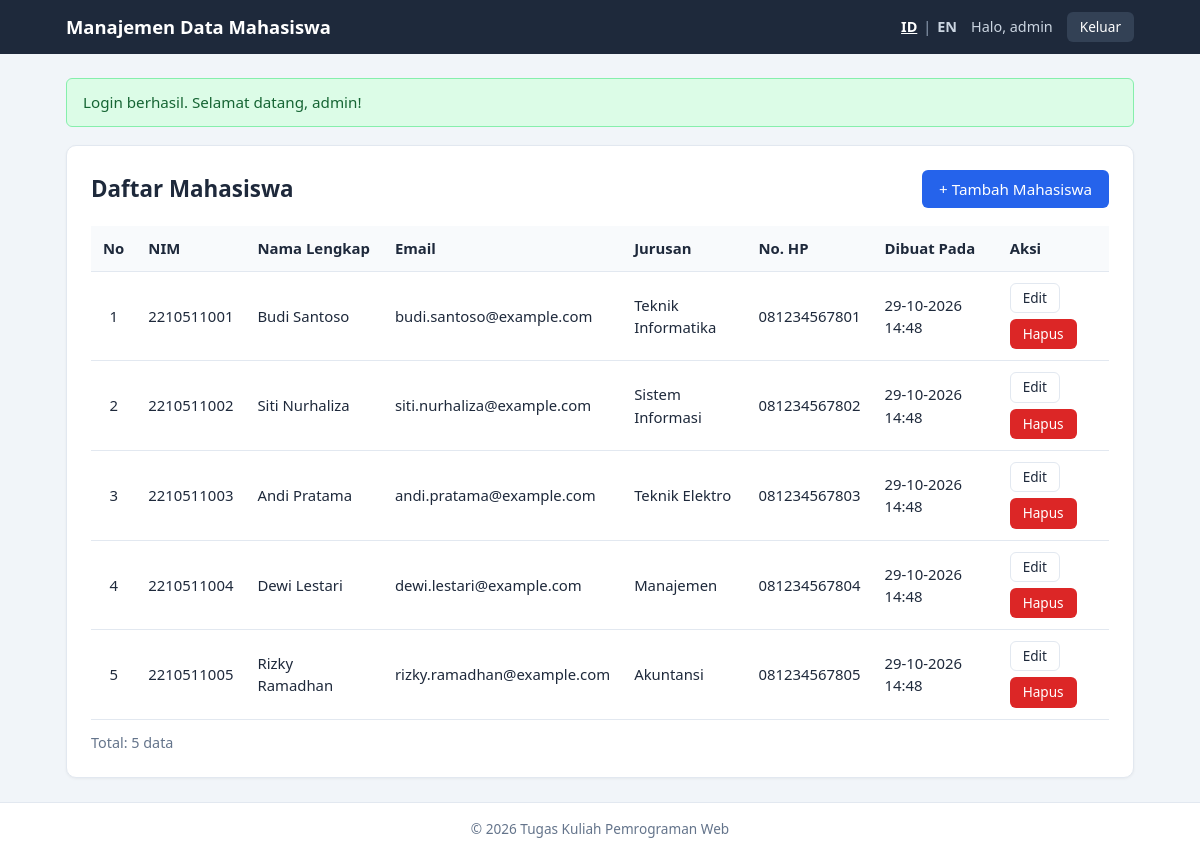
/index.php (signed in), run on the app's committed database.
### tables this page shows
CREATE TABLE mahasiswa (
    id         INT UNSIGNED NOT NULL AUTO_INCREMENT,
    nim        VARCHAR(20)  NOT NULL,
    nama       VARCHAR(100) NOT NULL,
    email      VARCHAR(100) NOT NULL,
    jurusan    VARCHAR(100) NOT NULL,
    no_hp      VARCHAR(15)  NOT NULL,
    created_at TIMESTAMP    NOT NULL DEFAULT CURRENT_TIMESTAMP,
    PRIMARY KEY (id),
    UNIQUE KEY uq_mahasiswa_nim (nim)
);

### includes/lang.php (called while the page is built, shortened)
<?php
function current_lang(): string
{
    $lang = $_SESSION['lang'] ?? DEFAULT_LANG;
    return in_array($lang, SUPPORTED_LANGS, true) ? $lang : DEFAULT_LANG;
}
function load_translations(): array
{
    static $translations = null;
    if ($translations === null) {
        $file = __DIR__ . '/../lang/' . current_lang() . '.php';
        $translations = require $file;
    }
    return $translations;
}
function t(string $key, ...$args): string
{
    $translations = load_translations();
    $text = $translations[$key] ?? $key;
    return $args ? vsprintf($text, $args) : $text;
}

### includes/functions.php (called while the page is built, shortened)
<?php
function e($value): string
{
    return htmlspecialchars((string) $value, ENT_QUOTES, 'UTF-8');
}
function get_flash(): ?array
{
    $flash = $_SESSION['flash'];
    return $flash;
}

### includes/auth.php (called while the page is built, shortened)
<?php
require_once __DIR__ . '/lang.php';
require_once __DIR__ . '/functions.php';
function is_logged_in(): bool
{
    return isset($_SESSION['user_id']);
}

### config/database.php (called while the page is built, shortened)
<?php
function get_pdo(): PDO
{
    static $pdo = null;
    $dsn = 'mysql:host=' . DB_HOST . ';dbname=' . DB_NAME . ';charset=' . DB_CHARSET;
    $options = [
        PDO::ATTR_ERRMODE            => PDO::ERRMODE_EXCEPTION,
        PDO::ATTR_DEFAULT_FETCH_MODE => PDO::FETCH_ASSOC,
        PDO::ATTR_EMULATE_PREPARES   => false,
    ];
    try {
        $pdo = new PDO($dsn, DB_USER, DB_PASS, $options);
    } catch (PDOException $ex) {
        error_log('Koneksi database gagal: ' . $ex->getMessage());
        http_response_code(500);
        die('Koneksi database gagal / Database connection failed. '
            . 'Periksa config/database.php dan pastikan MySQL sudah berjalan.');
    }
    return $pdo;
}

### index.php (the view, shortened to what this page needs)
<?php
require_once __DIR__ . '/config/database.php';
require_once __DIR__ . '/includes/auth.php';
$students = [];
try {
    $stmt = get_pdo()->prepare(
        'SELECT id, nim, nama, email, jurusan, no_hp, created_at
         FROM mahasiswa
         ORDER BY id ASC'
    );
    $stmt->execute();
    $students = $stmt->fetchAll();
} catch (PDOException $ex) {
    error_log('Gagal membaca data: ' . $ex->getMessage());
    set_flash('error', t('msg_db_error'));
}
require __DIR__ . '/includes/header.php';
?>
<div class="card">
    <div class="card-header">
        <h1><?= e(t('student_list')) ?></h1>
        <a href="create.php" class="btn btn-primary">+ <?= e(t('add_student')) ?></a>
    </div>
    <div class="table-responsive">
        <table>
            <thead>
                <tr>
                    <th class="text-center"><?= e(t('no')) ?></th>
                    <th><?= e(t('nim')) ?></th>
                    <th><?= e(t('name')) ?></th>
                    <th><?= e(t('email')) ?></th>
                    <th><?= e(t('major')) ?></th>
                    <th><?= e(t('phone')) ?></th>
                    <th><?= e(t('created_at')) ?></th>
                    <th><?= e(t('action')) ?></th>
                </tr>
            </thead>
            <tbody>
            <?php if (count($students) === 0): ?>
                <tr>
                    <td colspan="8" class="empty-row"><?= e(t('no_data')) ?></td>
                </tr>
            <?php else: ?>
                <?php $nomor = 1; ?>
                <?php foreach ($students as $row): ?>
                    <tr>
                        <td class="text-center"><?= $nomor++ ?></td>
                        <td><?= e($row['nim']) ?></td>
                        <td><?= e($row['nama']) ?></td>
                        <td><?= e($row['email']) ?></td>
                        <td><?= e($row['jurusan']) ?></td>
                        <td><?= e($row['no_hp']) ?></td>
                        <td><?= e(date('d-m-Y H:i', strtotime($row['created_at']))) ?></td>
                        <td>
                            <div class="actions">
                                <a href="edit.php?id=<?= (int) $row['id'] ?>" class="btn btn-outline btn-small">
                                    <?= e(t('edit')) ?>
                                </a>
                                <form action="delete.php" method="post" class="inline-form"
                                      data-confirm="<?= e(t('confirm_delete', $row['nama'])) ?>">
                                    <button type="submit" class="btn btn-danger btn-small">
                                        <?= e(t('delete')) ?>
                                    </button>
                                </form>
                            </div>
                        </td>
                    </tr>
                <?php endforeach; ?>
            <?php endif; ?>
            </tbody>
        </table>
    </div>
    <p class="total-info"><?= e(t('total_data', count($students))) ?></p>
</div>
<?php require __DIR__ . '/includes/footer.php'; ?>

### includes/header.php (shortened to what this page needs)
<?php
require_once __DIR__ . '/auth.php';
$body_class = $body_class ?? '';
$flash      = get_flash();
?>
<!DOCTYPE html>
<html lang="<?= e(current_lang()) ?>">
<head>
    <link rel="stylesheet" href="assets/style.css">
</head>
<body class="<?= e($body_class) ?>">
<header class="topbar">
    <div class="container topbar-inner">
        <a class="brand" href="index.php"><?= e(t('app_title')) ?></a>
        <nav class="topbar-nav">
            <div class="lang-switch" aria-label="<?= e(t('language_label')) ?>">
                <a href="set_lang.php?lang=id" class="<?= current_lang() === 'id' ? 'active' : '' ?>">ID</a>
                <span>|</span>
                <a href="set_lang.php?lang=en" class="<?= current_lang() === 'en' ? 'active' : '' ?>">EN</a>
            </div>
            <?php if (is_logged_in()): ?>
                <span class="user-info"><?= e(t('hello', $_SESSION['username'] ?? '')) ?></span>
                <form action="logout.php" method="post" class="inline-form">
                    <button type="submit" class="btn btn-small btn-light"><?= e(t('logout')) ?></button>
                </form>
            <?php endif; ?>
        </nav>
    </div>
</header>
<main class="container main-content">
    <?php if ($flash): ?>
        <div class="alert <?= $flash['type'] === 'success' ? 'alert-success' : 'alert-error' ?>" role="alert">
            <?= e($flash['message']) ?>
        </div>
    <?php endif; ?>

### includes/footer.php (shortened to what this page needs)
</main>
<footer class="footer">
    <div class="container">
        <?= e(t('footer_text', date('Y'))) ?>
    </div>
</footer>
</body>
</html>

### assets/style.css (style rules this page uses)
:root { --primary: #2563eb; --primary-dark: #1d4ed8; --danger: #dc2626; --danger-dark: #b91c1c; --dark: #1e293b; --muted: #64748b; --border: #e2e8f0; --bg: #f1f5f9; --white: #ffffff; }
* { box-sizing: border-box; }
body { margin: 0; font-family: "Segoe UI", Roboto, Arial, sans-serif; background: var(--bg); color: var(--dark); line-height: 1.5; min-height: 100vh; display: flex; flex-direction: column; }
a { color: var(--primary); text-decoration: none; }
.container { width: 100%; max-width: 1100px; margin: 0 auto; padding: 0 16px; }
.main-content { flex: 1; padding-top: 24px; padding-bottom: 24px; }
.topbar { background: var(--dark); color: var(--white); }
.topbar-inner { display: flex; align-items: center; justify-content: space-between; flex-wrap: wrap; gap: 10px; padding-top: 12px; padding-bottom: 12px; }
.brand { color: var(--white); font-size: 1.15rem; font-weight: 600; }
.topbar-nav { display: flex; align-items: center; flex-wrap: wrap; gap: 14px; }
.lang-switch { display: flex; gap: 6px; font-size: 0.9rem; color: #94a3b8; }
.lang-switch a { color: #cbd5e1; font-weight: 600; }
.lang-switch a.active { color: var(--white); text-decoration: underline; }
.user-info { font-size: 0.9rem; color: #cbd5e1; }
.inline-form { display: inline; margin: 0; }
.btn { display: inline-block; padding: 9px 16px; border: 1px solid transparent; border-radius: 6px; font-size: 0.95rem; font-weight: 500; cursor: pointer; text-align: center; line-height: 1.2; font-family: inherit; }
.btn-primary { background: var(--primary); color: var(--white); }
.btn-danger { background: var(--danger); color: var(--white); }
.btn-outline { background: var(--white); color: var(--dark); border-color: var(--border); }
.btn-light { background: #334155; color: var(--white); }
.btn-small { padding: 6px 12px; font-size: 0.85rem; }
.card { background: var(--white); border: 1px solid var(--border); border-radius: 10px; padding: 24px; box-shadow: 0 1px 3px rgba(0, 0, 0, 0.05); }
.card-header { display: flex; align-items: center; justify-content: space-between; flex-wrap: wrap; gap: 10px; margin-bottom: 18px; }
.card-header h1 { margin: 0; font-size: 1.4rem; }
.total-info { color: var(--muted); font-size: 0.9rem; margin: 12px 0 0; }
.alert { padding: 12px 16px; border-radius: 6px; margin-bottom: 18px; border: 1px solid transparent; font-size: 0.95rem; }
.alert-success { background: #dcfce7; color: #166534; border-color: #86efac; }
.table-responsive { width: 100%; overflow-x: auto; }
table { width: 100%; border-collapse: collapse; min-width: 760px; }
th, td { padding: 11px 12px; text-align: left; border-bottom: 1px solid var(--border); font-size: 0.93rem; vertical-align: middle; }
thead th { background: #f8fafc; font-weight: 600; white-space: nowrap; }
.text-center { text-align: center; }
.actions { display: flex; gap: 6px; flex-wrap: wrap; }
.footer { text-align: center; padding: 16px 0; color: var(--muted); font-size: 0.85rem; border-top: 1px solid var(--border); background: var(--white); }

### data on the page
mahasiswa: nim "2210511001", nama "Budi Santoso", email "budi.santoso@example.com", jurusan "Teknik Informatika", no_hp "081234567801", created_at "29-10-2026 14:48"
mahasiswa: nim "2210511002", nama "Siti Nurhaliza", email "siti.nurhaliza@example.com", jurusan "Sistem Informasi", no_hp "081234567802", created_at "29-10-2026 14:48"
mahasiswa: nim "2210511003", nama "Andi Pratama", email "andi.pratama@example.com", jurusan "Teknik Elektro", no_hp "081234567803", created_at "29-10-2026 14:48"
mahasiswa: nim "2210511004", nama "Dewi Lestari", email "dewi.lestari@example.com", jurusan "Manajemen", no_hp "081234567804", created_at "29-10-2026 14:48"
mahasiswa: nim "2210511005", nama "Rizky Ramadhan", email "rizky.ramadhan@example.com", jurusan "Akuntansi", no_hp "081234567805", created_at "29-10-2026 14:48"

### other printed values
t('app_title') "Manajemen Data Mahasiswa"
t('hello', $_SESSION['username'] ?? '') "Halo, admin"
t('logout') "Keluar"
$flash['message'] "Login berhasil. Selamat datang, admin!"
t('student_list') "Daftar Mahasiswa"
t('add_student') "Tambah Mahasiswa"
t('no') "No"
t('nim') "NIM"
t('name') "Nama Lengkap"
t('email') "Email"
t('major') "Jurusan"
t('phone') "No. HP"
t('created_at') "Dibuat Pada"
t('action') "Aksi"
t('total_data', count($students)) "Total: 5 data"
